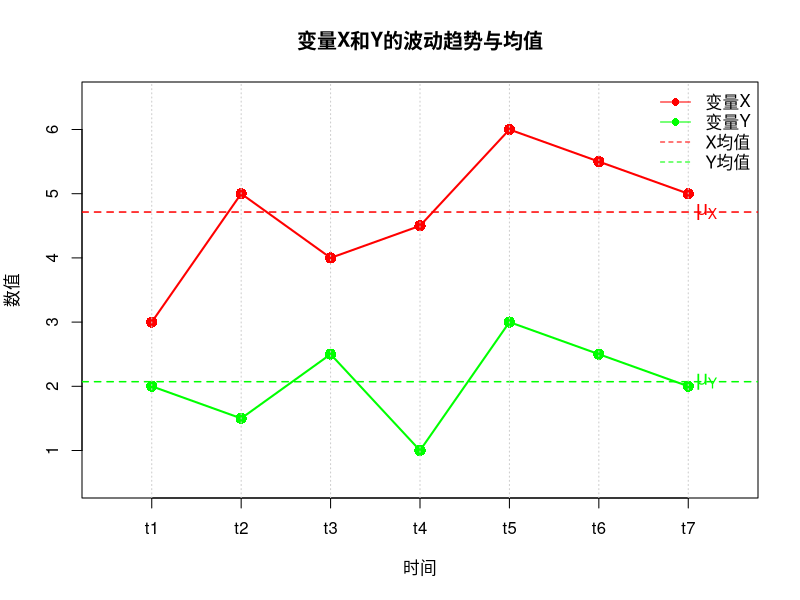
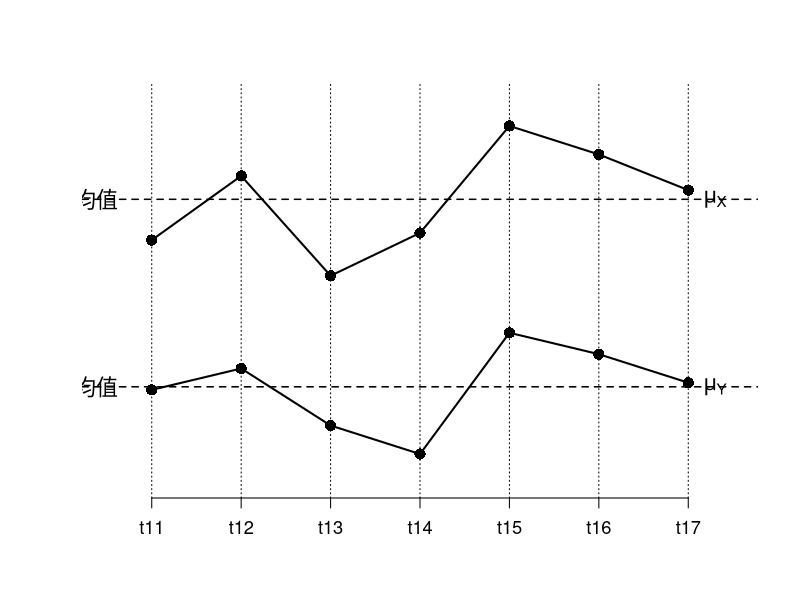
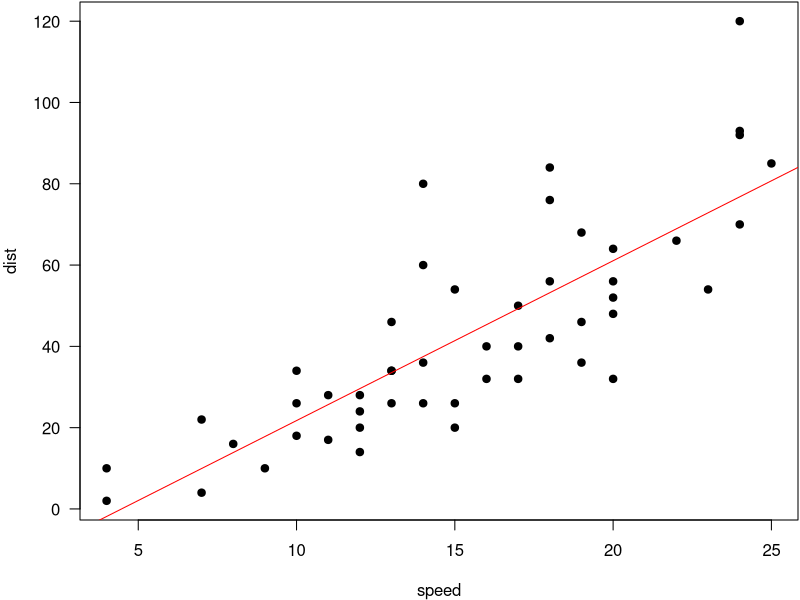

Write the R code that produced these figures, in order.
## ---- chunk 1
# 构造数据：时间点t1-t7（对应图中t11-t17，这里简化为t1-t7）、X和Y的数值
data <- data.frame(
  time = 1:7,  # 时间点t1-t7
  X = c(3, 5, 4, 4.5, 6, 5.5, 5),  # X的波动数值（红色点趋势）
  Y = c(2, 1.5, 2.5, 1, 3, 2.5, 2)  # Y的波动数值（绿色点趋势）
)

# 计算X和Y的均值（对应图中的μ_X、μ_Y）
mean_X <- mean(data$X)
mean_Y <- mean(data$Y)
# 1. 绘制画布，设置纵轴范围以容纳所有数据和均值线
plot(
  x = data$time, 
  y = data$X, 
  type = "n",  # 先不画点，仅设置坐标轴范围
  xlim = c(0.5, 7.5),  # 时间点左右留空
  ylim = c(min(data$Y)-0.5, max(data$X)+0.5),  # 纵轴覆盖X和Y的范围
  main = "变量X和Y的波动趋势与均值",
  xlab = "时间",
  ylab = "数值",
  xaxt = "n"   # 先隐藏x轴刻度，后续自定义
)

# 2. 绘制X的曲线和数据点（红色）
lines(data$time, data$X, col = "red", lwd = 2)
points(data$time, data$X, col = "red", pch = 16, cex = 1.5)

# 3. 绘制Y的曲线和数据点（绿色）
lines(data$time, data$Y, col = "green", lwd = 2)
points(data$time, data$Y, col = "green", pch = 16, cex = 1.5)

# 4. 绘制均值水平线（虚线）
abline(h = mean_X, col = "red", lty = 2, lwd = 1.5)
abline(h = mean_Y, col = "green", lty = 2, lwd = 1.5)

# 5. 自定义x轴刻度（对应t1-t7）
axis(1, at = 1:7, labels = paste0("t", 1:7))

# 6. 添加时间点的垂直虚线（浅灰色）
for (t in 1:7) {
  abline(v = t, col = "gray80", lty = 3)
}

# 7. 添加图例和均值标签
legend("topright", 
       legend = c("变量X", "变量Y", "X均值", "Y均值"),
       col = c("red", "green", "red", "green"),
       lty = c(1, 1, 2, 2),
       pch = c(16, 16, NA, NA),
       bty = "n")

text(x = 7.2, y = mean_X, labels = expression(mu[X]), col = "red", cex = 1.2)
text(x = 7.2, y = mean_Y, labels = expression(mu[Y]), col = "green", cex = 1.2)
## ---- chunk 2
# 1. 精准匹配的模拟数据（t11-t17，数据点与原图分布一致）
data <- data.frame(
  time = 11:17,  # 时间点：t11-t17（与原图完全对应）
  X = c(5.2, 6.1, 4.7, 5.3, 6.8, 6.4, 5.9),  # X波动数据（贴近原图趋势）
  Y = c(3.1, 3.4, 2.6,  2.2, 3.9, 3.6, 3.2)   # Y波动数据（贴近原图趋势）
)

# 计算X和Y的均值（均值线位置与数据点匹配）
mean_X <- mean(data$X)  # 约5.77
mean_Y <- mean(data$Y)  # 约3.14

# 2. 绘制与原图一致的图形
plot(
  x = data$time, 
  y = data$X, 
  type = "n",  # 先初始化画布，不绘制数据
  xlim = c(10.5, 17.5),  # 时间轴左右留空，避免拥挤
  ylim = c(min(data$Y) - 0.4, max(data$X) + 0.4),  # 纵轴适配数据，无多余空间
  main = "",  # 无标题（与原图一致）
  xlab = "",  # 无X轴标签
  ylab = "",  # 无Y轴标签
  xaxt = "n", # 隐藏默认X轴，后续自定义
  yaxt = "n", # 隐藏默认Y轴，后续自定义
  bty = "n"   # 去除画布边框（极简风格，与原图一致）
)

# 绘制X的曲线（黑色实线，线宽2）和数据点（黑色实心圆，放大1.5倍）
lines(data$time, data$X, col = "black", lwd = 2)
points(data$time, data$X, col = "black", pch = 16, cex = 1.5)

# 绘制Y的曲线（黑色实线，线宽2）和数据点（黑色实心圆，放大1.5倍）
lines(data$time, data$Y, col = "black", lwd = 2)
points(data$time, data$Y, col = "black", pch = 16, cex = 1.5)

# 绘制均值水平线（黑色虚线，线宽1.5）
abline(h = mean_X, col = "black", lty = 2, lwd = 1.5)
abline(h = mean_Y, col = "black", lty = 2, lwd = 1.5)

# 自定义X轴刻度（仅显示t11-t17，无多余刻度）
axis(
  side = 1, 
  at = 11:17, 
  labels = paste0("t", 11:17), 
  tick = TRUE,  # 显示刻度线
  lwd = 1,      # 刻度线宽度
  cex.axis = 1.1  # 刻度标签大小
)

# 绘制每个时间点的垂直虚线（黑色细虚线，与原图一致）
for (t in 11:17) {
  abline(v = t, col = "black", lty = 3, lwd = 1)  # lty=3：点划线，贴近原图样式
}

# 添加均值标签（位置与原图匹配，字体大小协调）
text(x = 17.3, y = mean_X, labels = expression(mu[X]), col = "black", cex = 1.3)
text(x = 17.3, y = mean_Y, labels = expression(mu[Y]), col = "black", cex = 1.3)
text(x = 10.3, y = mean_X, labels = "X均值", col = "black", cex = 1.3)
text(x = 10.3, y = mean_Y, labels = "Y均值", col = "black", cex = 1.3)
## ---- chunk 3
options(digits = 4)
fit = lm(dist ~ speed, data = cars)
coef(summary(fit))
b = coef(fit)
## ---- chunk 4
par(mar = c(4, 4, .1, .1), las = 1)
plot(cars, pch = 19)
abline(fit, col = 'red')
